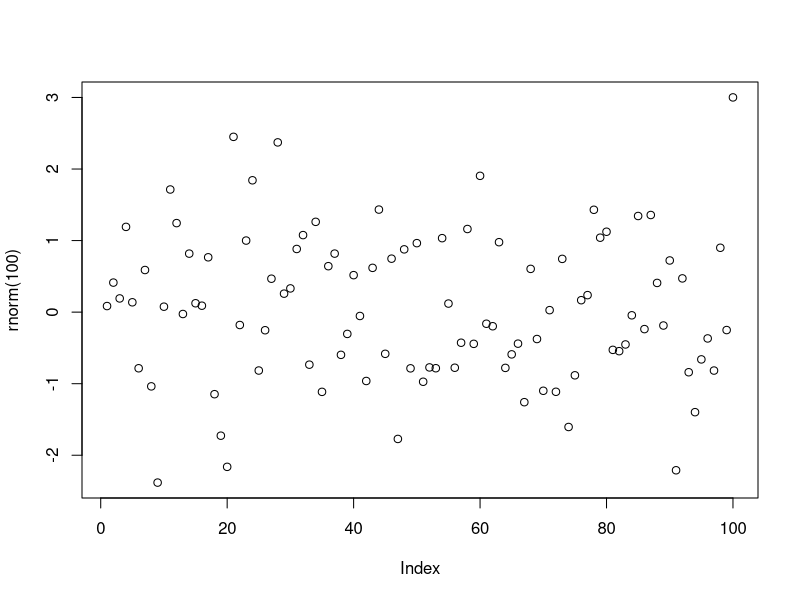
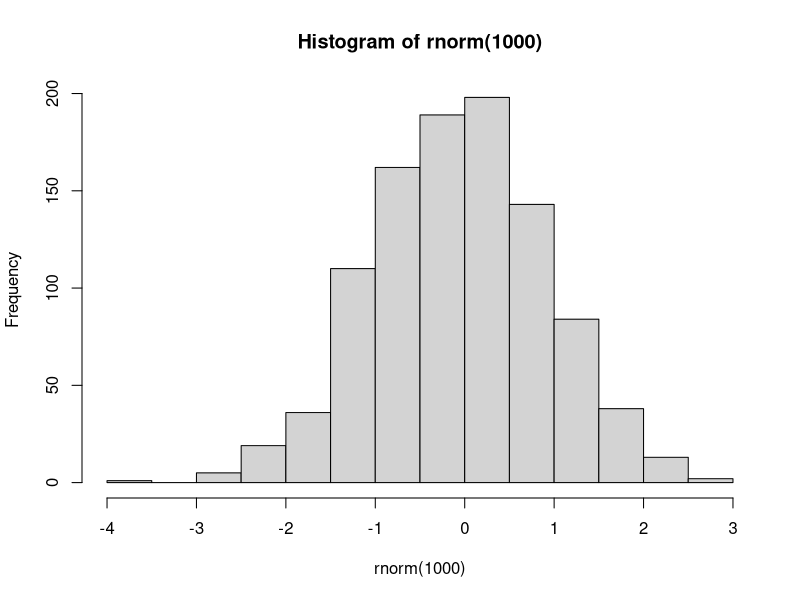

Generate these figures, in order, with R:
## ---- chunk 1
1+1

plot(rnorm(100))

## ---- chunk 2
hist(rnorm(1000))
